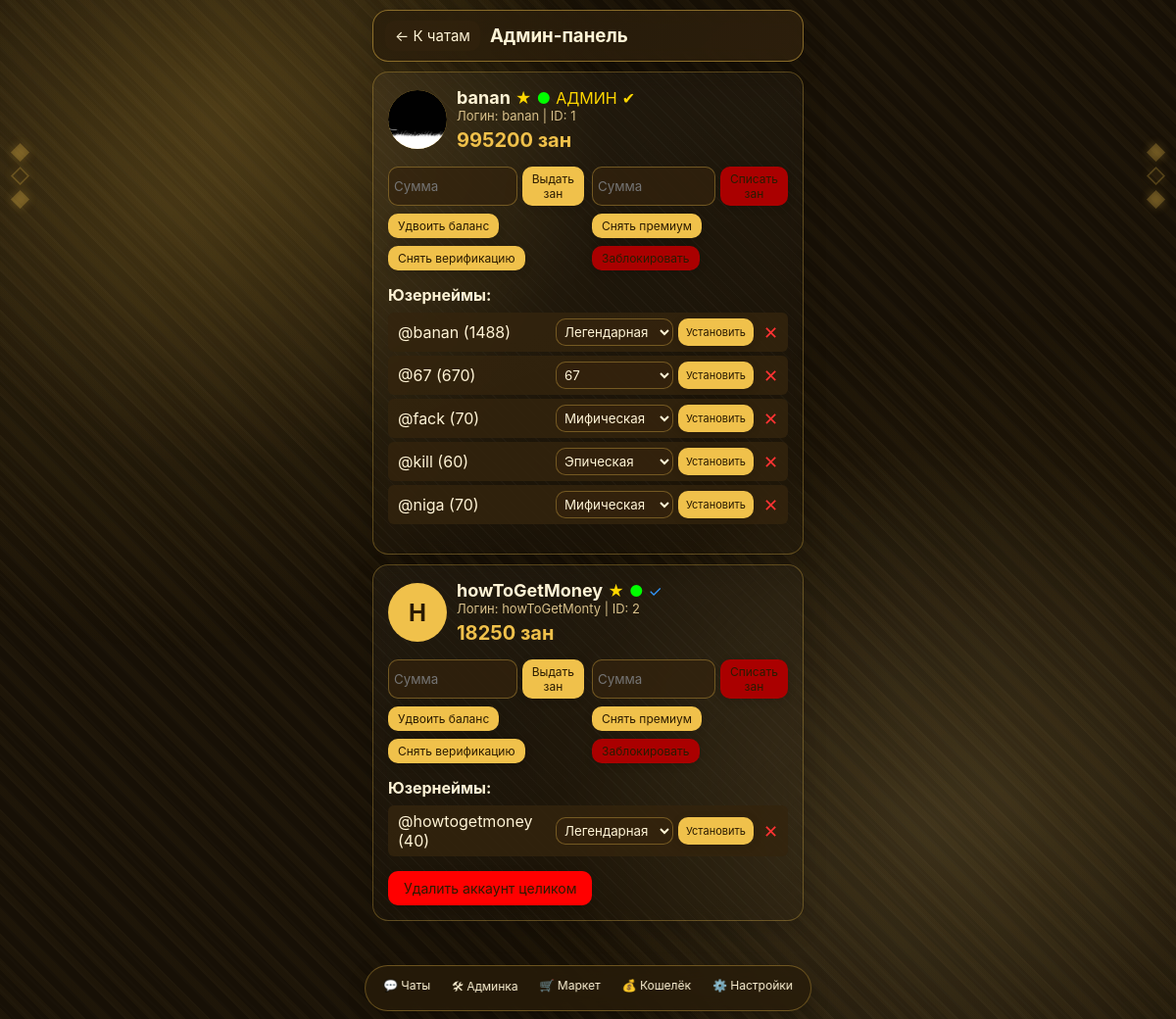
The page /admin (signed in) on the database its author committed.
### tables this page shows
CREATE TABLE users (
        id INTEGER PRIMARY KEY AUTOINCREMENT,
        login TEXT UNIQUE,
        password_hash TEXT,
        username TEXT,
        bio TEXT DEFAULT '',
        avatar TEXT DEFAULT '',
        theme TEXT DEFAULT 'default',
        balance INTEGER DEFAULT 0,
        premium INTEGER DEFAULT 0,
        premium_emoji TEXT DEFAULT '',
        banner TEXT DEFAULT '',
        verified INTEGER DEFAULT 0,
        is_admin INTEGER DEFAULT 0,
        blocked INTEGER DEFAULT 0,
        is_online INTEGER DEFAULT 0,
        free_nft_used INTEGER DEFAULT 0,
        owned_themes TEXT DEFAULT '',
        owned_emojis TEXT DEFAULT ''
    );

CREATE TABLE user_usernames (
        id INTEGER PRIMARY KEY AUTOINCREMENT,
        user_id INTEGER,
        uname TEXT UNIQUE,
        score INTEGER,
        reason TEXT,
        rarity TEXT,
        is_nft INTEGER DEFAULT 0,
        for_sale INTEGER DEFAULT 0,
        sale_price INTEGER DEFAULT 0,
        created_at TIMESTAMP DEFAULT CURRENT_TIMESTAMP
    );

### app.py (the view)
@app.route('/admin')
@login_required
def admin():
    user = get_current_user()
    if not user['is_admin']:
        flash('Панель только для суперадмина')
        return redirect(url_for('search'))
    conn = get_db()
    users = conn.execute('SELECT * FROM users ORDER BY id').fetchall()
    all_usernames = {}
    for u in users:
        unames = conn.execute('SELECT * FROM user_usernames WHERE user_id = ?', (u['id'],)).fetchall()
        all_usernames[u['id']] = unames
    conn.close()
    return render_template('admin.html', users=users, all_usernames=all_usernames, rarities=RARIETY_NAMES)

### app.py (called while the page is built, shortened)
def get_db():
    conn = sqlite3.connect(DB_NAME)
    conn.row_factory = sqlite3.Row
    return conn

def login_required(f):
    @wraps(f)
    def decorated_function(*args, **kwargs):
        if 'user_id' not in session:
            return redirect(url_for('login'))
        conn = get_db()
        user = conn.execute('SELECT * FROM users WHERE id = ?', (session['user_id'],)).fetchone()
        conn.close()
        if user and user['blocked']:
            return redirect(url_for('blocked'))
        return f(*args, **kwargs)
    return decorated_function

def get_current_user():
    if 'user_id' not in session:
        return None
    conn = get_db()
    user = conn.execute('SELECT * FROM users WHERE id = ?', (session['user_id'],)).fetchone()
    conn.close()
    return user

def get_theme_data(theme_key):
    if theme_key in THEMES:
        t = THEMES[theme_key].copy()
        return t

@app.context_processor
def inject_theme():
    user = get_current_user()
    if user:
        theme_key = user['theme'] if user['theme'] else 'default'
        theme = get_theme_data(theme_key)
        return dict(theme=theme, current_user=user, all_themes_global=THEMES, market_themes_global=MARKET_THEMES)
    return dict(theme=THEMES['default'].copy(), current_user=None, all_themes_global=THEMES, market_themes_global=MARKET_THEMES)

### templates/admin.html (shortened to what this page needs)
{% extends "base.html" %}
{% block content %}
<div class="header">
    <a href="{{ url_for('search') }}" class="back-btn">← К чатам</a>
    <h3 style="flex: 1;">Админ-панель</h3>
</div>
{% for u in users %}
<div class="card">
    <div style="display: flex; align-items: center; gap: 10px; margin-bottom: 15px;">
        <div class="avatar" style="width: 60px; height: 60px; font-size: 24px;">
            {% if u.avatar %}
            <img src="{{ url_for('static', filename='uploads/' + u.avatar) }}">
            {% else %}
            {{ u.username[0].upper() }}
            {% endif %}
        </div>
        <div style="flex: 1;">
            <div style="display: flex; align-items: center; gap: 5px; flex-wrap: wrap;">
                <strong style="font-size: 18px;">{{ u.username }}</strong>
                {% if u.premium %}<span style="color: #ffd700;">★</span>{% endif %}
                {% if u.is_online %}<span class="status-online">●</span>{% endif %}
                {% if u.is_admin %}<span style="color: #ffd700;">АДМИН</span>{% endif %}
                {% if u.is_admin %}<span style="color: #ffd700;">✔</span>{% elif u.verified %}<span style="color: #3399ff;">✓</span>{% endif %}
            </div>
            <div style="color: var(--muted); font-size: 13px;">Логин: {{ u.login }} | ID: {{ u.id }}</div>
            <div style="color: var(--accent); font-size: 20px; font-weight: bold; margin-top: 5px;">{{ u.balance }} зан</div>
        </div>
    </div>
    <div style="display: grid; grid-template-columns: repeat(auto-fit, minmax(200px, 1fr)); gap: 8px; margin-bottom: 15px;">
        <form method="POST" action="{{ url_for('admin_give') }}" style="display: flex; gap: 5px;">
            <input type="number" name="amount" class="input" style="margin-bottom: 0; padding: 5px;" placeholder="Сумма" required>
            <button type="submit" class="btn" style="padding: 5px 10px; font-size: 12px;">Выдать зан</button>
        </form>
        <form method="POST" action="{{ url_for('admin_take') }}" style="display: flex; gap: 5px;">
            <input type="number" name="amount" class="input" style="margin-bottom: 0; padding: 5px;" placeholder="Сумма" required>
            <button type="submit" class="btn" style="padding: 5px 10px; font-size: 12px; background: #aa0000;">Списать зан</button>
        </form>
        <form method="POST" action="{{ url_for('admin_double') }}">
            <button type="submit" class="btn" style="padding: 5px 10px; font-size: 12px;">Удвоить баланс</button>
        </form>
        <form method="POST" action="{{ url_for('admin_premium') }}">
            <button type="submit" class="btn" style="padding: 5px 10px; font-size: 12px;">{% if u.premium %}Снять премиум{% else %}Выдать премиум{% endif %}</button>
        </form>
        <form method="POST" action="{{ url_for('admin_verify') }}">
            <button type="submit" class="btn" style="padding: 5px 10px; font-size: 12px;">{% if u.verified %}Снять верификацию{% else %}Выдать верификацию{% endif %}</button>
        </form>
        <form method="POST" action="{{ url_for('admin_block') }}">
            <button type="submit" class="btn" style="padding: 5px 10px; font-size: 12px; background: {% if u.blocked %}#00aa00{% else %}#aa0000{% endif %};">{% if u.blocked %}Разблокировать{% else %}Заблокировать{% endif %}</button>
        </form>
    </div>
    {% if all_usernames[u.id] %}
    <div style="margin-bottom: 15px;">
        <div style="font-weight: bold; margin-bottom: 8px;">Юзернеймы:</div>
        {% for un in all_usernames[u.id] %}
        <div style="display: flex; align-items: center; gap: 10px; padding: 6px 10px; background: var(--panel); border-radius: 6px; margin-bottom: 4px; flex-wrap: wrap;">
            <div style="flex: 1; min-width: 120px;">@{{ un.uname }} ({{ un.score }})</div>
            <form method="POST" action="{{ url_for('admin_set_rarity') }}" style="display: flex; gap: 5px;">
                <select name="rarity" class="input" style="margin-bottom: 0; padding: 4px; width: 120px;">
                    <option value="epic" {% if un.rarity == 'epic' %}selected{% endif %}>Эпическая</option>
                    <option value="myth" {% if un.rarity == 'myth' %}selected{% endif %}>Мифическая</option>
                    <option value="legend" {% if un.rarity == 'legend' %}selected{% endif %}>Легендарная</option>
                    <option value="67" {% if un.rarity == '67' %}selected{% endif %}>67</option>
                </select>
                <button type="submit" class="btn" style="padding: 4px 8px; font-size: 11px;">Установить</button>
            </form>
            <form method="POST" action="{{ url_for('admin_delete_uname') }}">
                <button type="submit" style="background: none; border: none; color: #ff3333; cursor: pointer; font-size: 18px;">✕</button>
            </form>
        </div>
        {% endfor %}
    </div>
    {% endif %}
    {% if u.id != current_user.id and not u.is_admin %}
    <form method="POST" action="{{ url_for('admin_delete_account') }}" onsubmit="return confirm('Удалить аккаунт полностью?');">
        <button type="submit" class="btn" style="background: #ff0000;">Удалить аккаунт целиком</button>
    </form>
    {% endif %}
</div>
{% endfor %}
{% endblock %}

### rows shown on the page
users: avatar (picture), username "banan", is_admin "АДМИН", login "banan", id "1", balance "995200", premium "Снять премиум", verified "Снять верификацию", blocked "Заблокировать"
user_usernames: uname "banan", score "1488", rarity "Легендарная"
user_usernames: uname "67", score "670", rarity "67"
user_usernames: uname "fack", score "70", rarity "Мифическая"
user_usernames: uname "kill", score "60", rarity "Эпическая"
user_usernames: uname "niga", score "70", rarity "Мифическая"
users: username "H", username "howToGetMoney", login "howToGetMonty", id "2", balance "18250", premium "Снять премиум", verified "Снять верификацию", blocked "Заблокировать"
user_usernames: uname "howtogetmoney", score "40", rarity "Легендарная"

### other values the page prints
{{ theme.decor | safe }} "◆ ◇ ◆ ◆ ◇ ◆"
